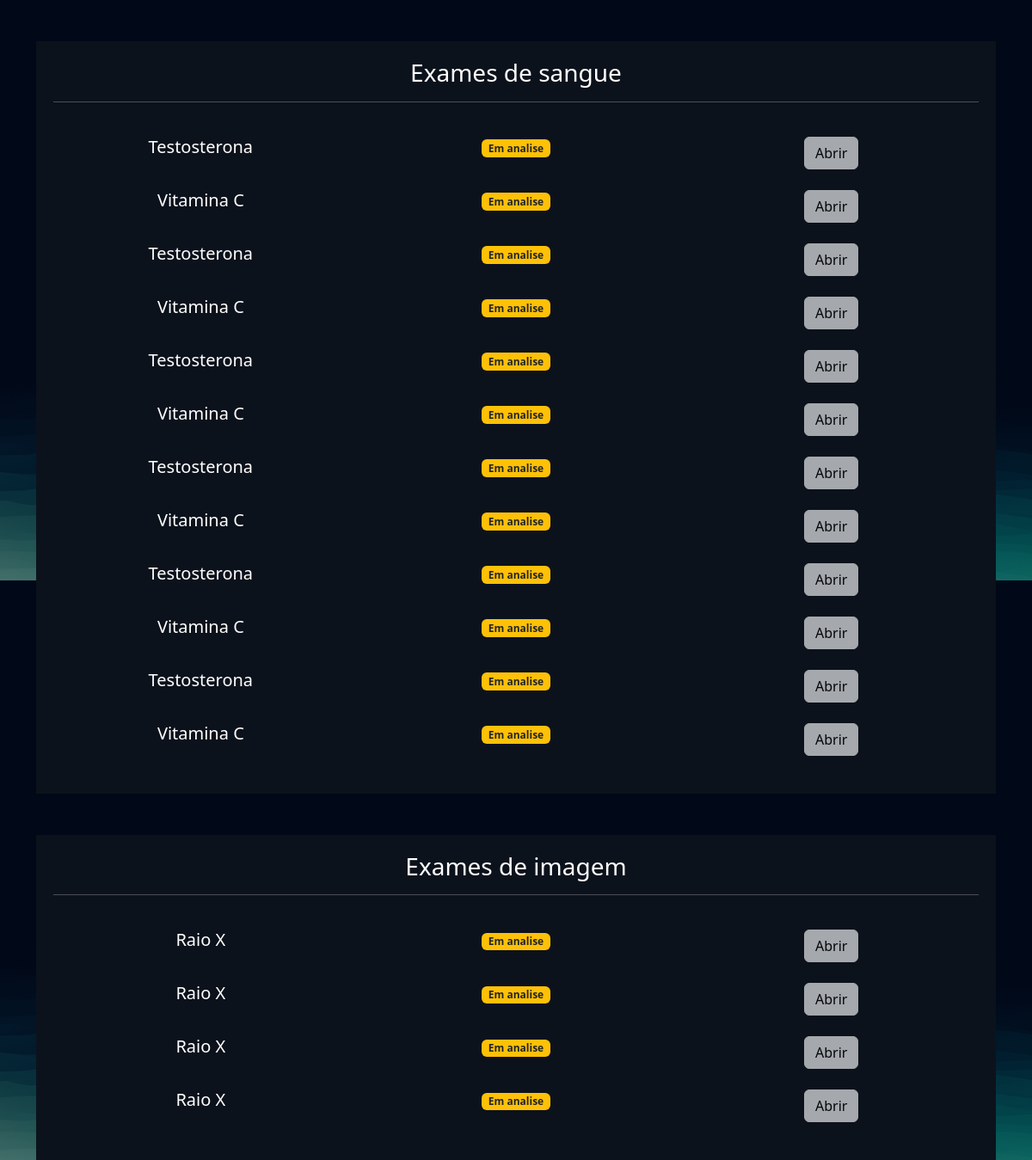
The page /exames/gerenciar_exames/ (signed in) on the database as committed earlier.
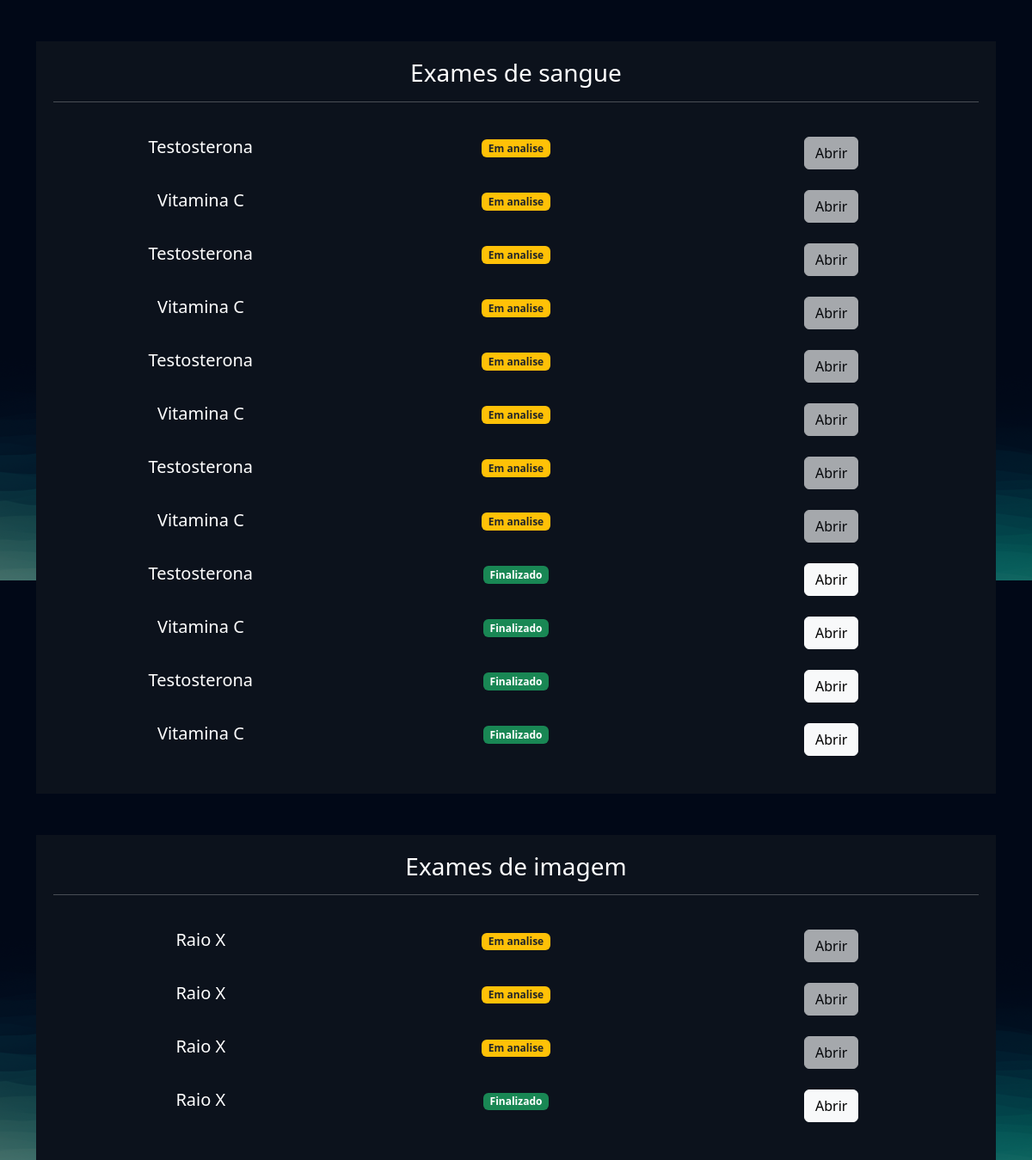
The same page on the database as committed later.
### exames/models.py (models this page shows, shortened)
class SolicitacaoExame(models.Model):
    choice_status = (
        ('E', 'Em análise'),
        ('F', 'Finalizado')
    )
    usuario = models.ForeignKey(User, on_delete=models.DO_NOTHING)
    exame = models.ForeignKey(TiposExames, on_delete=models.DO_NOTHING)
    status = models.CharField(max_length=2, choices=choice_status)
    resultado = models.FileField(upload_to="resultados", null=True, blank=True)
    requer_senha = models.BooleanField(default=False)
    senha = models.CharField(max_length=16, null=True, blank=True)
    def badge_template(self):
        if self.status == 'E':
            classes = 'bg-warning text-dark'
            texto = "Em analise"
        elif self.status == 'F':
            classes = 'bg-success'
            texto = "Finalizado"
        return mark_safe(f'<span class="badge {classes}">{texto}</span>')

class TiposExames(models.Model):
    tipo_choices = (
        ('I', 'Exame de imagem'),
        ('S', 'Exame de sangue')
    )
    nome = models.CharField(max_length=50)
    tipo = models.CharField(max_length=1, choices=tipo_choices)
    preco = models.FloatField()
    disponivel = models.BooleanField(default=True)
    horario_inicial = models.IntegerField()
    horario_final = models.IntegerField()

### exames/views.py (the view)
# urls.py: path("gerenciar_exames/", views.gerenciar_exames, name="gerenciar_exames"),
@login_required
def gerenciar_exames(request):
    exames = SolicitacaoExame.objects.filter(usuario=request.user)
    return render(request, 'gerenciar_exames.html', {'exames': exames})

### exames/templates/gerenciar_exames.html (shortened to what this page needs)
{% extends "bases/base.html" %}
{% load static %}
{% block 'head' %}
    <link href="{% static 'exames/css/css.css' %}" rel="stylesheet">
    <link href="{% static 'exames/css/gerenciar_pedidos.css' %}" rel="stylesheet">
    <link href="{% static 'exames/css/gerenciar_exames.css' %}" rel="stylesheet">
{% endblock 'head' %}
{% block 'conteudo' %}
    <br>
    <br>
    <div class="container">
        <div class="card card-view">
            <div class="sub-card">
                <h3>Exames de sangue</h3>
                <hr>
                <br>
                {% for exame in exames %}
                    {% if exame.exame.tipo == 'S' %}
                        <div class="row">
                            <div class="col-md">
                               <h5> {{exame.exame.nome}} </h5>
                            </div>
                            <div class="col-md">
                                {{exame.badge_template}}
                            </div>
                            <div class="col-md">
                                {% if exame.status == 'F' %}
                                    <a href="{% url 'permitir_abrir_exame' exame.id %}" class="btn btn-light">Abrir</a>
                                {% else %}
                                    <a href="#" class="btn btn-light disabled">Abrir</a>
                                {% endif%}
                            </div>
                        </div>
                        <br/>
                    {% endif %}
                {% endfor %}
            </div>
            <br>
            <br>
            <div class="sub-card">
                <h3>Exames de imagem</h3>
                <hr>
                <br>
                {% for exame in exames %}
                    {% if exame.exame.tipo == 'I' %}
                        <div class="row">
                            <div class="col-md">
                                <h5> {{exame.exame.nome}} </h5>
                             </div>
                             <div class="col-md">
                                 {{exame.badge_template}}
                             </div>
                             <div class="col-md">
                                 {% if exame.status == 'F' %}
                                     <a href="{% url 'permitir_abrir_exame' exame.id %}" class="btn btn-light">Abrir</a>
                                 {% else %}
                                     <a href="#" class="btn btn-light disabled">Abrir</a>
                                 {% endif%}
                             </div>
                        </div>
                        <br/>
                    {% endif %}
                {% endfor %}
            </div>
        </div>
    </div>
{% endblock 'conteudo' %}

Rows that differ between the two databases and show on the page:
changed SolicitacaoExame (number 9 of 16 on the later page): status "E" → "F" (drawn); badge_template "Em analise" → "Finalizado"
changed SolicitacaoExame (number 10 of 16 on the later page): status "E" → "F" (drawn); badge_template "Em analise" → "Finalizado"
changed SolicitacaoExame (number 11 of 16 on the later page): status "E" → "F" (drawn); badge_template "Em analise" → "Finalizado"
changed SolicitacaoExame (number 12 of 16 on the later page): status "E" → "F" (drawn); badge_template "Em analise" → "Finalizado"
changed SolicitacaoExame (number 16 of 16 on the later page): status "E" → "F" (drawn); badge_template "Em analise" → "Finalizado"
